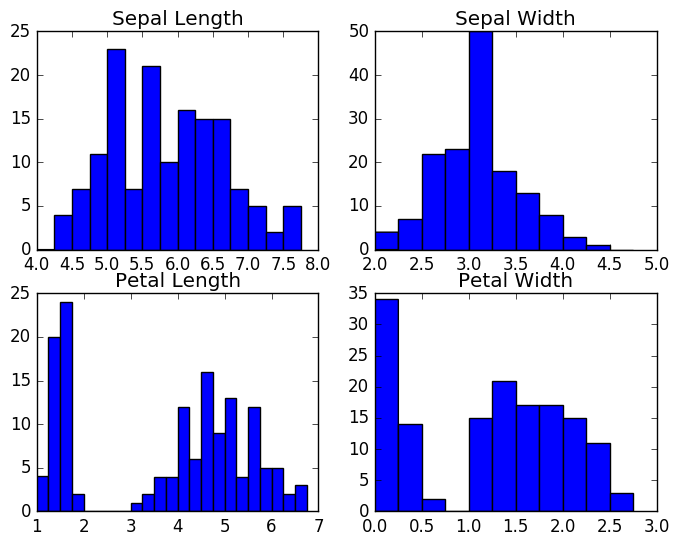

Here is the Python script that generated this plot:
#!/usr/bin/env python3

import sys
sys.path.append("../..")

import matplotlib.pyplot as plt
import csv
import sys
import math as m
from modules import pycla
import numpy as np

def error(msg):
		print("ERROR: "+msg+"\n\nUSAGE:\n$ "+sys.argv[0]+" <options>\n\nOPTIONS:")
		print("-i <file-name>\t: Input File (.csv).")
		print("-ig <num>\t: Ignore first num rows of data.")
		print("-o <file-name>\t: Output File (.png OR .pdf)")

#READ CSV FILE
inFile = pycla.get_arg("i")
if inFile == None:
	error("No Input CSV File!")
	exit()
csv_fil = open(inFile)
data_rows = csv.reader(csv_fil)

#IGNORE FIRST ig LINES
ig = pycla.get_arg("ig")
if ig==None:
	ig = 0
else:
	ig = int(ig)
data_rows = list(data_rows)[ig:]

labels = data_rows[0]
data_rows = data_rows[1:]

sl_data = list()
sw_data = list()
pl_data = list()
pw_data = list()
spe_data = list()

for sl,sw,pl,pw,spe in data_rows:
	sl_data.append(float(sl))
	sw_data.append(float(sw))
	pl_data.append(float(pl))
	pw_data.append(float(pw))
	spe_data.append(spe)

sl_data.sort()
sw_data.sort()
pl_data.sort()
pw_data.sort()
spe_data.sort()

cw = pycla.get_arg("cw")
if cw == None:
	cw=1
else:
	cw = float(cw)

# Four axes, returned as a 2-d array
f, axarr = plt.subplots(2, 2)
axarr[0, 0].hist(sl_data,np.arange(m.floor(min(sl_data)), m.ceil(max(sl_data)),cw))
axarr[0, 0].set_title('Sepal Length')
axarr[0, 1].hist(sw_data,np.arange(m.floor(min(sw_data)), m.ceil(max(sw_data)),cw))
axarr[0, 1].set_title('Sepal Width')
axarr[1, 0].hist(pl_data,np.arange(m.floor(min(pl_data)), m.ceil(max(pl_data)),cw))
axarr[1, 0].set_title('Petal Length')
axarr[1, 1].hist(pw_data,np.arange(m.floor(min(pw_data)), m.ceil(max(pw_data)),cw))
axarr[1, 1].set_title('Petal Width')

# plt.hist(sl_data)

outFile = pycla.get_arg("o")
if outFile == None:
	plt.show()
else:
	plt.savefig(outFile, bbox_inches="tight")
	print("Plot saved to "+outFile) 
